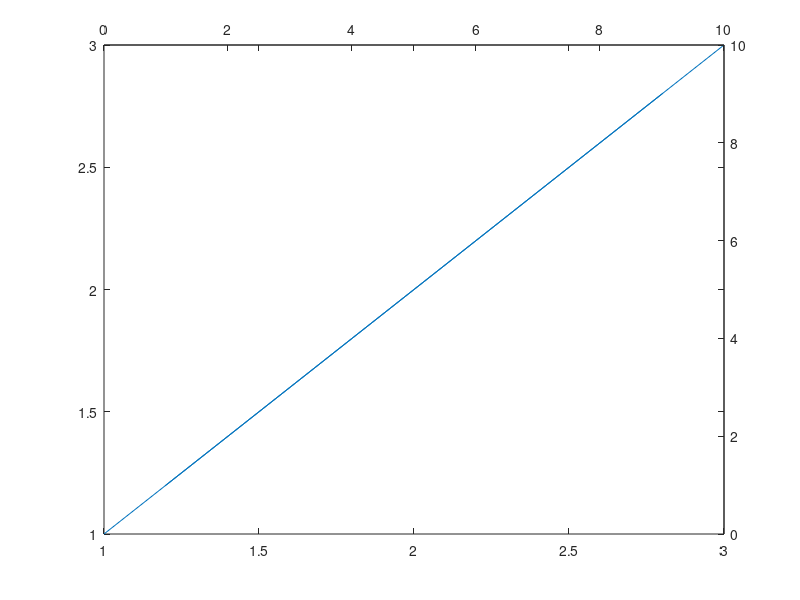

Write the MATLAB code that produced this figure.
x=[1 2 3]
y = [1 2 3]
plot(x,y)
ax1 = gca
ax1_pos = get(ax1,'Position')
ax2 = axes('Position',ax1_pos,...
'XAxisLocation','top',...
'YAxisLocation','right',...
'Color','none');

hold on

plot(ax2, x.^2,y.^2)